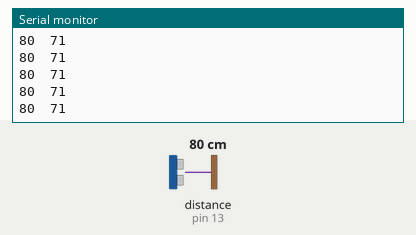
Bench run of a sketch on a simulated Arduino Uno, built with avr-gcc and run on an emulated ATmega328P. On the bench: the last lines printed to the serial monitor. Inputs (shaded band) come from the test bench; at power-on: distance to the obstacle (sensor on pin 13) 80 cm. The echo pulse lasts 58.3 µs per cm.

Above: at 1.2 s.
1.3 s: distance to the obstacle (sensor on pin 13) set to 18 cm
At 2.4 s:
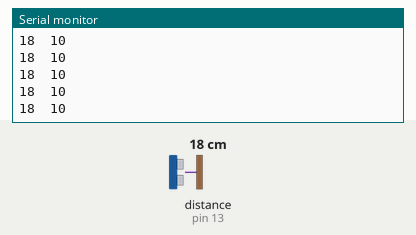
4.3 s: distance to the obstacle (sensor on pin 13) set to 2 cm
At 5.1 s:
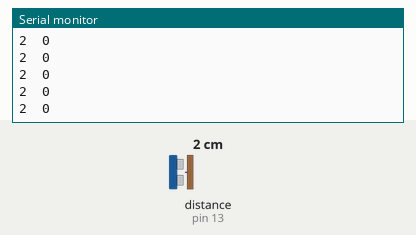
Timing chart, 0 to 7.3 s (numbered marks = the images above; inputs shaded):
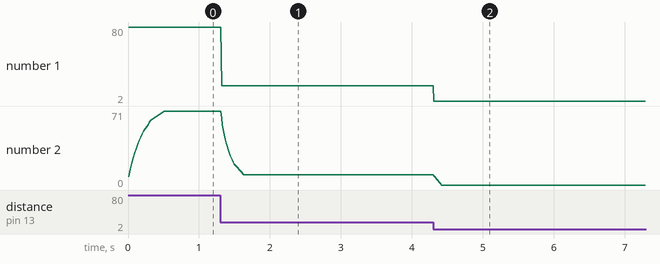

The sketch:

4_sonar-LOWPASS-filter.ino
```cpp
// basic sonar testing
// function for averaging readings provided

#include <Ultrasonic.h>

//Ultra sonic sensor pin definitions
int trigpin = 12;//appoint trigger pin
int echopin = 13;//appoint echo pin
Ultrasonic ultrasonic(trigpin,echopin); // create object

// filter variables
int filteredValue =0;
float filterConstant = 0.1;


void setup() {
  // put your setup code here, to run once:
  Serial.begin(9600);
  ultrasonic.setTimeout(15000UL); // see examples OR https://tangiblemedia.ca/building-blocks/sonar-sensor-ultrasonic-distance-detector/
}

void loop() {

    int distanceReading = averageUltraSonic(2); // average (X) readings
    filteredValue = (int)(filterConstant*distanceReading) + ((1.0-filterConstant)*filteredValue);
    Serial.print( distanceReading );
    Serial.print('\t');
    Serial.println(filteredValue);
    delay(10);

}


// this function reads the distance 'howMany' times
// it then returns the average of those readings

int averageUltraSonic( int howMany ){
  long dist = 0;
  for (int i = 0; i < howMany; i++){
      dist += ultrasonic.read();
  }
  return dist = (int) dist / howMany;
}
```

Measured:
- after the input at 1.3 s, the serial monitor: prints a new line at once (image 1)
- after the input at 4.3 s, the serial monitor: prints a new line at once (image 2)
- plotted number 1: 80 → 18 after the input at 1.3 s, 18 → 2 after the input at 4.3 s
- plotted number 2: 71 → 10 after the input at 1.3 s, 10 → 0 after the input at 4.3 s
